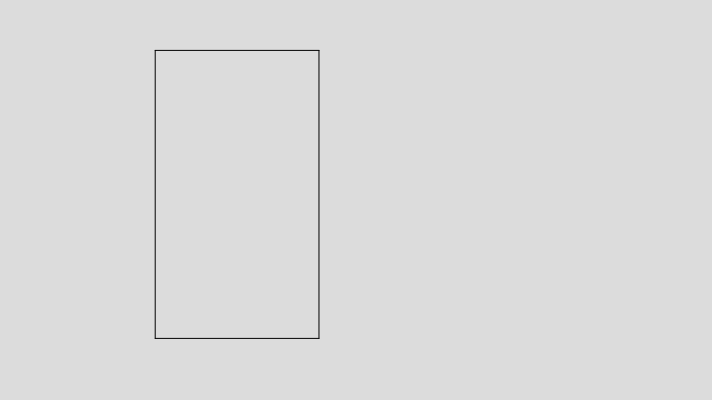
Frame 1 (no input)
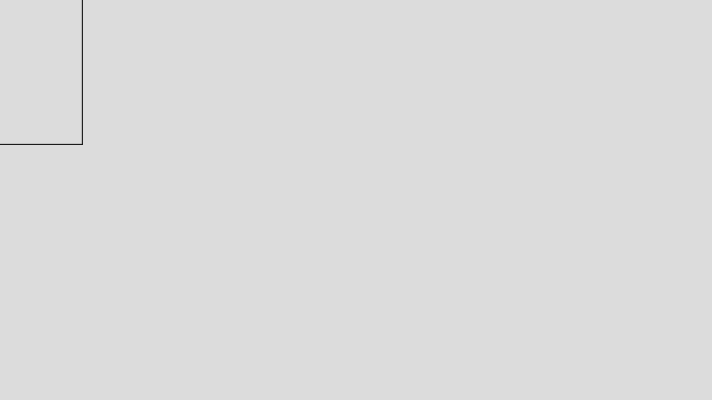
Frame 60 (no input)
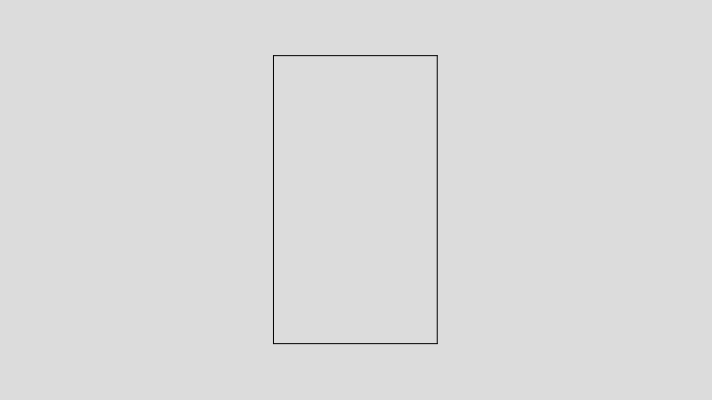
Frame 120 (the mouse pressed at the canvas centre since frame 60)

The p5.js sketch that drew these frames (run headless with seeded random() and noise() and a simulated clock; from frame 60 on, the mouse is pressed at the canvas centre):

// p5.js sketch
// ── sketch.js
let x, y, w, h;
let left, topp, right, bottom;

function setup() {
  createCanvas(712, 400);
  // Defining the relationship of the rectangle's position and size relative to the canvas
  x = 0.37 * width;
  y = 0.54 * height;
  w = 0.23 * width;
  h = 0.72 * height;
}

function draw() {
  background(220);

  moveToMouse();
  update();
  display();
  
}

function moveToMouse() {
  x += (mouseX - x) / 10;
  y += (mouseY - y) / 10;
}

function update() {
  // Rel between 4 sides of the rect and its center and w,h
  left = x - w / 2;
  right = x + w / 2;
  topp = y - h / 2;
  bottom = y + h / 2;
}

function display() {
  line(left, topp, right, topp);
  line(right, topp, right, bottom);
  line(right, bottom, left, bottom);
  line(left, bottom, left, topp);
}
